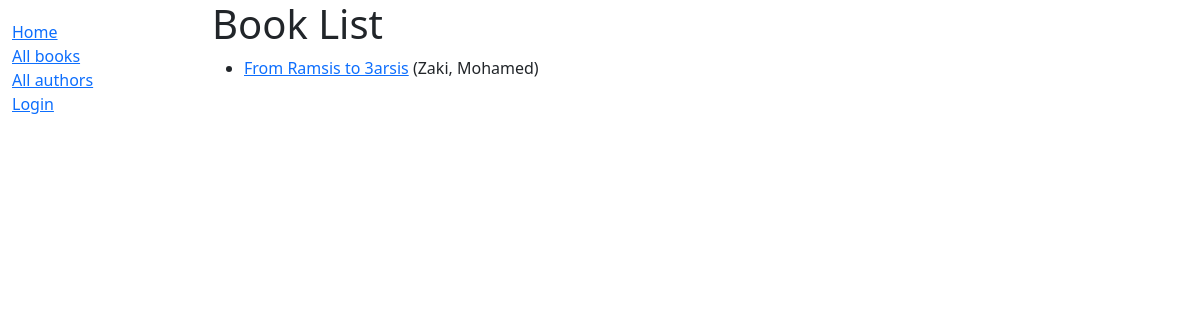
Page /catalog/books/ on the earlier database version.
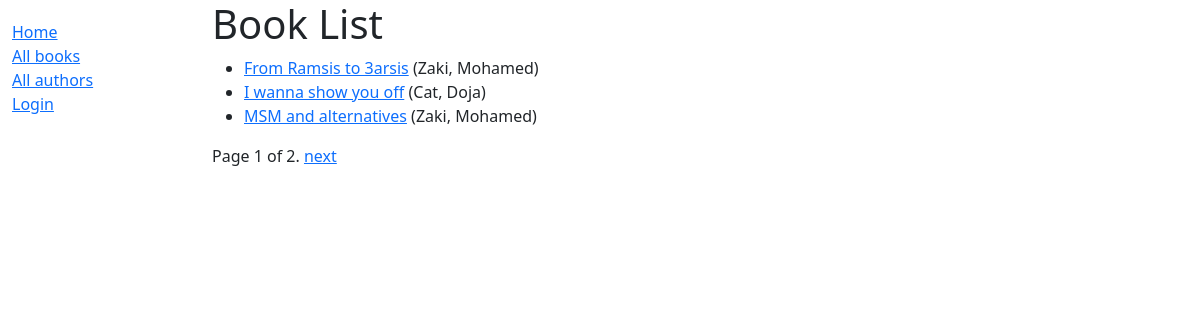
Same page on the later database version.
### catalog/models.py (models this page shows, shortened)
class Book(models.Model):
    title = models.CharField(max_length=200)
    author = models.ForeignKey('Author', on_delete=models.RESTRICT, null=True)
    summary = models.TextField(
        max_length=1000, help_text="Enter a brief description of the book")
    isbn = models.CharField('ISBN', max_length=13,
                            unique=True,
                            help_text='13 Character <a href="https://www.isbn-international.org/content/what-isbn'
                                      '">ISBN number</a>')
    genre = models.ManyToManyField(
        Genre, help_text="Select a genre for this book")
    def get_absolute_url(self):
        return reverse('book-detail', args=[str(self.id)])
    def display_genre(self):
        """Create a string for the Genre. This is required to display genre in Admin."""
        return ', '.join(genre.name for genre in self.genre.all()[:3])
    display_genre.short_description = "Genre"

class Author(models.Model):
    first_name = models.CharField(max_length=100)
    last_name = models.CharField(max_length=100)
    date_of_birth = models.DateField(null=True, blank=True)
    date_of_death = models.DateField('Died', null=True, blank=True)
    class Meta:
        ordering = ['last_name', 'first_name']
    def __str__(self):
        return f'{self.last_name}, {self.first_name}'

### catalog/views.py (the view)
# urls.py: path('books/', views.BookListView.as_view(), name='books'),
class BookListView(generic.ListView):
    model = Book
    def get_context_data(self, **kwargs):
        context = super(BookListView, self).get_context_data(**kwargs)
        context['book_list'] = Book.objects.all()
        return context
    template_name="book_list.html"
    paginate_by = 2

### catalog/templates/book_list.html
{% extends "base_generic.html" %}
{% block content %}
  <h1>Book List</h1>
  {% if book_list %}
    <ul>
      {% for book in book_list %}
      <li>
        <a href="{{ book.get_absolute_url }}">{{ book.title }}</a>
        ({{book.author}})
      </li>
      {% endfor %}
    </ul>
  {% else %}
    <p>There are no books in the library.</p>
  {% endif %}
{% endblock %}

### catalog/templates/base_generic.html (shortened to what this page needs)
<!DOCTYPE html>
<html lang="en">
  <head>
    <link href="https://cdn.jsdelivr.net/npm/bootstrap@5.3.2/dist/css/bootstrap.min.css"
      rel="stylesheet"
>
    {% load static %}
    <link rel="stylesheet" href="{% static 'css/styles.css' %}" />
  </head>
  <body>
    <div class="container-fluid">
      <div class="row">
        <div class="col-sm-2">
          {% block sidebar %}
            <ul class="sidebar-nav">
              <li><a href="{% url 'index' %}">Home</a></li>
              <li><a href="{% url 'books' %}">All books</a></li>
              <li><a href="{% url 'authors' %}">All authors</a></li>
              {% if user.is_authenticated %}
                <li><a href="{% url 'user-profile' user.get_username %}">{{ user.get_username }}</a></li>
                <li><a href="{% url 'my-borrowed' %}">My Books</a></li>
                <li><a href="{% url 'logout' %}?next={{ request.path }}">Logout</a></li>
              {% else %}
                <li><a href="{% url 'login' %}?next={{ request.path }}">Login</a></li>
              {% endif %}
            </ul>
          {% endblock %}
        </div>
        <div class="col-sm-10 ">
          {% block content %}{% endblock %}
          {% block pagination %}
            {% if is_paginated %}
                <div class="pagination">
                    <span class="page-links">
                        <span class="page-current">
                            Page {{ page_obj.number }} of {{ page_obj.paginator.num_pages }}.
                        </span>
                        {% if page_obj.has_next %}
                            <a href="{{ request.path }}?page={{ page_obj.next_page_number }}">next</a>
                        {% endif %}
                    </span>
                </div>
            {% endif %}
          {% endblock %}
        </div>
      </div>
    </div>
  </body>
</html>

### catalog/static/css/styles.css (style rules this page uses)
.sidebar-nav { margin-top: 20px; padding: 0px; list-style: none; }

Differences in the rows shown:
added Book: title "I wanna show you off", author "Cat, Doja"
added Book: title "MSM and alternatives", author "Zaki, Mohamed"
Other differences:
{{ page_obj.number }}: (not shown) → "1"
{{ page_obj.paginator.num_pages }}: (not shown) → "2"
text now shown: "Page of . next"
